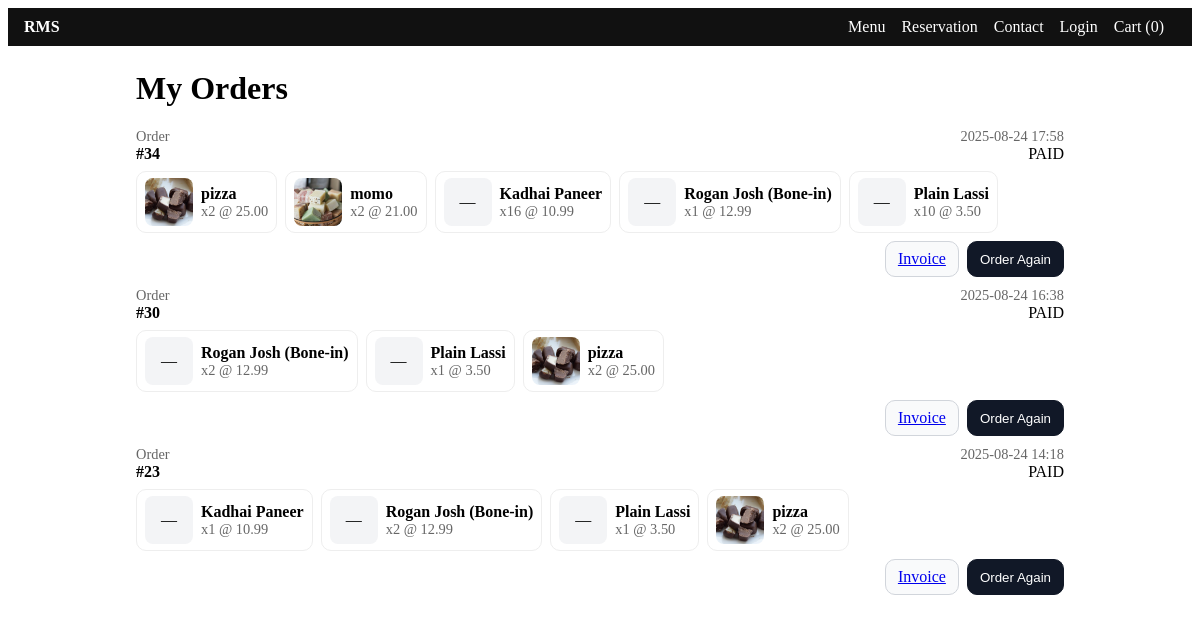
The page /my-orders/ (signed in) on the database its author committed.
### orders/models.py (models this page shows, shortened)
class Order(models.Model):
    STATUS_CHOICES = [
        ("PENDING", "Pending"),
        ("PAID", "Paid"),
        ("FAILED", "Failed"),
        ("CANCELLED", "Cancelled"),
    ]
    SOURCE_CHOICES = [
        ("DINE_IN", "Dine-In"),
        ("UBER_EATS", "Uber Eats"),
        ("DOORDASH", "DoorDash"),
    ]
    created_by = models.ForeignKey(
        settings.AUTH_USER_MODEL,
        related_name="orders",
        on_delete=models.SET_NULL,
        null=True,
        blank=True,
    )
    status = models.CharField(max_length=12, choices=STATUS_CHOICES, default="PENDING")
    is_paid = models.BooleanField(default=False)
    currency = models.CharField(max_length=8, default="usd")
    source = models.CharField(max_length=20, choices=SOURCE_CHOICES, default="DINE_IN")
    table_number = models.PositiveIntegerField(null=True, blank=True)
    external_order_id = models.CharField(max_length=64, blank=True, default="")
    subtotal = models.DecimalField(max_digits=12, decimal_places=2, default=Decimal("0.00"))
    tip_amount = models.DecimalField(max_digits=12, decimal_places=2, default=Decimal("0.00"))
    discount_amount = models.DecimalField(max_digits=12, decimal_places=2, default=Decimal("0.00"))
    discount_code = models.CharField(max_length=64, blank=True, default="")
    loyalty_reward_applied = models.BooleanField(default=False)
    reservation = models.ForeignKey(
        "reservations.Reservation",
        null=True,
        blank=True,
        on_delete=models.SET_NULL,
        related_name="orders",
    )
    notes = models.TextField(blank=True, default="")
    created_at = models.DateTimeField(auto_now_add=True)
    invoice_pdf = models.FileField(upload_to="invoices/", blank=True, null=True)
    class Meta:
        ordering = ["-created_at"]

class OrderItem(models.Model):
    order = models.ForeignKey(Order, on_delete=models.CASCADE, related_name="items")
    menu_item = models.ForeignKey(MenuItem, related_name="order_items", on_delete=models.PROTECT)
    quantity = models.PositiveIntegerField(default=1)
    unit_price = models.DecimalField(max_digits=12, decimal_places=2, default=0)
    modifiers = models.JSONField(default=list, blank=True)
    notes = models.CharField(max_length=255, blank=True, default="")

### menu/models.py (models this page shows, shortened)
class MenuItem(models.Model):
    category = models.ForeignKey(MenuCategory, on_delete=models.CASCADE, related_name='items')
    name = models.CharField(max_length=200)
    description = models.TextField(blank=True)
    price = models.DecimalField(max_digits=10, decimal_places=2)
    image = models.ImageField(upload_to='menu_items/', null=True, blank=True)
    is_vegetarian = models.BooleanField(default=False)
    is_available = models.BooleanField(default=True)
    preparation_time = models.PositiveIntegerField(default=15, help_text="Minutes")
    sort_order = models.PositiveIntegerField(default=0)
    created_at = models.DateTimeField(auto_now_add=True)
    class Meta:
        ordering = ['sort_order', 'name']

### storefront/views.py (the view)
# urls.py: path("my-orders/", MyOrdersView.as_view(), name="my_orders"),
class MyOrdersView(LoginRequiredMixin, TemplateView):
    template_name = "storefront/my_orders.html"
    login_url = reverse_lazy("storefront:login")
    redirect_field_name = "next"
    def get_context_data(self, **kwargs):
        ctx = super().get_context_data(**kwargs)
        if Order is None:
            ctx["orders"] = []
            return ctx
        paid_q = Q(payment__is_paid=True) | Q(is_paid=True) | Q(status="PAID")
        qs = (
            Order.objects.filter(Q(created_by=self.request.user) & paid_q)
            .select_related("payment")
            .prefetch_related("items__menu_item")
            .order_by("-created_at")
        )
        ctx["orders"] = qs
        ctx.update(_ctx("my_orders"))
        return ctx

### storefront/context.py (called while the page is built)
def site_context(request):
    return {
        "SITE_NAME": getattr(settings, "SITE_NAME", "RMS Store"),
        "GA_MEASUREMENT_ID": getattr(settings, "GA_MEASUREMENT_ID", ""),
        "WHATSAPP_NUMBER": getattr(settings, "WHATSAPP_NUMBER", ""),
        "BRANCHES": getattr(settings, "BRANCHES", []),
        "DEFAULT_CURRENCY": getattr(settings, "DEFAULT_CURRENCY", "NPR"),
    }

### storefront/views.py (called while the page is built)
def _ctx(page: str | None = None, **kw):
    base = {"page": page or ""}
    base.update(kw)
    return base

### storefront/templates/storefront/my_orders.html (shortened to what this page needs)
{% extends "storefront/base.html" %}
{% load static %}
{% block content %}
  <div class="container" style="max-width:960px;margin:24px auto;">
    <h1>My Orders</h1>
    {% if orders %}
      <div class="stack">
        {% for o in orders %}
          <div class="card" style="display:flex;flex-direction:column;gap:8px;">
            <div style="display:flex;justify-content:space-between;align-items:center;gap:8px;">
              <div>
                <div class="muted">Order</div>
                <div><strong>#{{ o.id }}</strong></div>
              </div>
              <div style="text-align:right;">
                <div class="muted">{{ o.created_at|date:"Y-m-d H:i" }}</div>
                <div>
                  {% if o.payment and o.payment.is_paid or o.is_paid or o.status == "PAID" %}
                    <span class="tag tag-success">PAID</span>
                  {% else %}
                    <span class="tag">PENDING</span>
                  {% endif %}
                </div>
              </div>
            </div>
            <div style="display:flex;gap:8px;flex-wrap:wrap;">
              {% for it in o.items.all %}
                <div style="display:flex;align-items:center;border:1px solid #eee;border-radius:10px;padding:6px 8px;gap:8px;">
                  {% if it.menu_item and it.menu_item.image %}
                    <img src="{{ it.menu_item.image.url }}" alt="{{ it.menu_item.name }}" style="width:48px;height:48px;object-fit:cover;border-radius:8px;" />
                  {% else %}
                    <div style="width:48px;height:48px;border-radius:8px;background:#f3f4f6;display:flex;align-items:center;justify-content:center;">—</div>
                  {% endif %}
                  <div>
                    <div style="font-weight:600;">{{ it.menu_item.name }}</div>
                    <div class="muted">x{{ it.quantity }} @ {{ it.unit_price }}</div>
                  </div>
                </div>
              {% endfor %}
            </div>
            <div style="display:flex;gap:8px;justify-content:flex-end;">
              {% if o.invoice_pdf %}
                <a href="{{ o.invoice_pdf.url }}" target="_blank" rel="noopener" class="btn btn-secondary">Invoice</a>
              {% endif %}
              <button
                class="btn btn-primary btn-reorder"
                title="Reorder these items"
                data-items='[ {% for it in o.items.all %}{ "id": {{ it.menu_item.id }}, "name": "{{ it.menu_item.name|escapejs }}", "price": "{{ it.unit_price }}", "quantity": {{ it.quantity }} }{% if not forloop.last %}, {% endif %}{% endfor %} ]'
              >Order Again</button>
            </div>
          </div>
        {% endfor %}
      </div>
    {% else %}
      <p>You don’t have any orders yet.</p>
    {% endif %}
  </div>
{% endblock %}

### storefront/static/storefront/styles.css (style rules this page uses)
.muted { color: #6b7280; font-size: 14px; }
.stack { display: flex; gap: 10px; flex-wrap: wrap; }
.btn { border: 1px solid #d1d5db; background: #f9fafb; padding: 8px 12px; border-radius: 10px; cursor: pointer; }
.btn-primary { background: #111827; color: #fff; border-color: #111827; }
.container { max-width: 960px; margin: 24px auto; padding: 0 16px; }

### storefront/templates/storefront/base.html (style rules this page uses)
.stack { display:flex; flex-direction:column; gap:10px; }
.muted { color:#666; font-size: 0.9em; }
.container { max-width: 960px; margin: 24px auto; padding: 0 16px; }
input, select, button { padding:8px 12px; border-radius:8px; border:1px solid #d1d5db; }
button { cursor:pointer; background:#111; color:#fff; border-color:#111; }

### rows shown on the page
Order: id "34", created_at "2025-08-24 17:58", shows "PAID"
OrderItem: menu_item.image (picture), menu_item.name "pizza", quantity "2", unit_price "25.00"
OrderItem: menu_item.image (picture), menu_item.name "momo", quantity "2", unit_price "21.00"
OrderItem: menu_item.name "Kadhai Paneer", quantity "16", unit_price "10.99"
OrderItem: menu_item.name "Rogan Josh (Bone-in)", quantity "1", unit_price "12.99"
OrderItem: menu_item.name "Plain Lassi", quantity "10", unit_price "3.50"
Order: id "30", created_at "2025-08-24 16:38", shows "PAID"
OrderItem: menu_item.name "Rogan Josh (Bone-in)", quantity "2", unit_price "12.99"
OrderItem: menu_item.name "Plain Lassi", quantity "1", unit_price "3.50"
OrderItem: menu_item.image (picture), menu_item.name "pizza", quantity "2", unit_price "25.00"
Order: id "23", created_at "2025-08-24 14:18", shows "PAID"
OrderItem: menu_item.name "Kadhai Paneer", quantity "1", unit_price "10.99"
OrderItem: menu_item.name "Rogan Josh (Bone-in)", quantity "2", unit_price "12.99"
OrderItem: menu_item.name "Plain Lassi", quantity "1", unit_price "3.50"
OrderItem: menu_item.image (picture), menu_item.name "pizza", quantity "2", unit_price "25.00"
